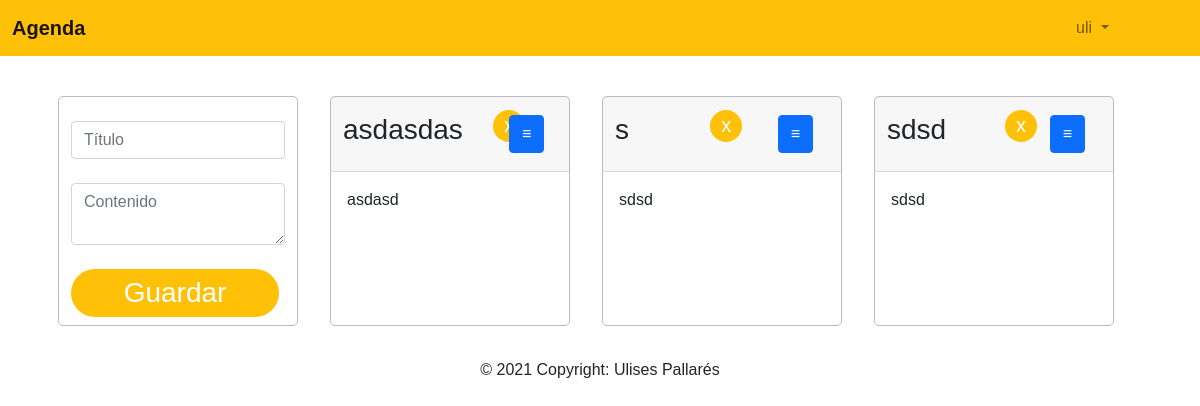
Page /lista_notas (signed in) on the earlier database version.
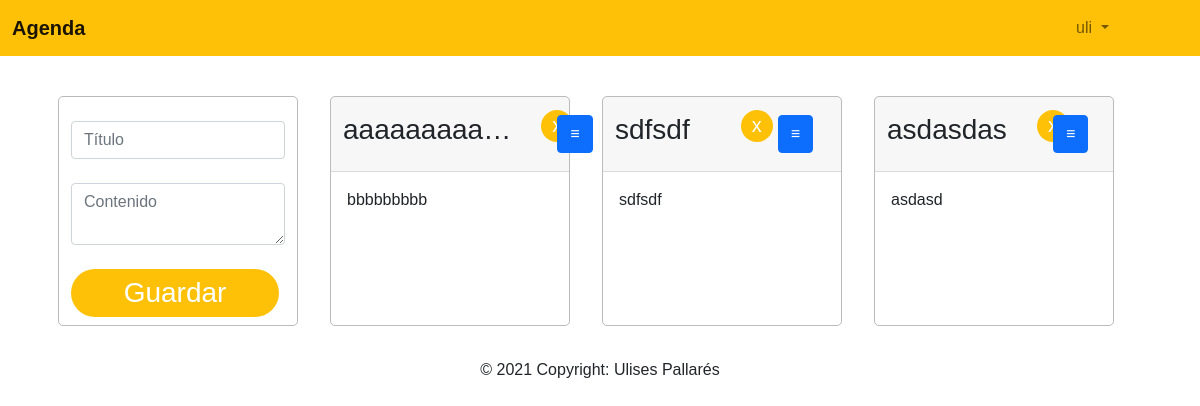
Same page on the later database version.
### Notitas/models.py (models this page shows, shortened)
class notitas(models.Model):
    titulo = models.CharField(max_length=100)
    contenido = models.TextField()
    propietario = models.ForeignKey(User, on_delete=models.CASCADE)
    fecha_creacion = models.DateTimeField(auto_now_add=True)

### Notitas/views.py (the view)
# urls.py: path('lista_notas',NotasListView.as_view(),name='lista_notas'),
@method_decorator(login_required, name='dispatch')
class NotasListView(ListView):
    model = notitas
    template_name = 'crud_notitas.html'
    context_object_name = 'notatias'
    def get_queryset(self):
        return notitas.objects.filter(propietario_id = self.request.user.id).order_by('fecha_creacion').reverse()

### Notitas/templates/crud_notitas.html (shortened to what this page needs)
{% extends "base.html" %}
{% block content %}
<br>
<section class="main-section">
  <div class="cards">
        <nav class="navbar navbar-expand-lg navbar-light" >
            <div class="container-fluid " >
              <div class="class content" >
                  <div id="obj1" >
                    <form class="form-gropup" action="{% url 'crear_nota' %}" method="POST" style="margin-top:1rem">
                      <div class="form-group">
                        <input type="text" class="form-control" id="texttitulo" placeholder="Título" name="texttitulo" style="margin-top=1rem" >
                      </div>
                      <br>
                      <div class="form-group">
                        <textarea class="form-control" id="textcontenido" placeholder="Contenido" name="textcontenido"></textarea>
                      </div>
                      <br>
                      <button  class="btn"  type="submit" onclick="ocultar()" style=" border-radius:1.5rem;background-color: #ffc107; color: #fff; height: 3rem; width: 13rem;" >
                        <h3 >Guardar</h3>
                      </button>
                    </form>
                  </div>
              </div>
            </div>
        </nav>
</div>
  {% for nota in notatias %}
  <div class="cards">
    <div class="card-header">
        <nav class="navbar navbar-expand-lg navbar-light">
            <div class="container-fluid ">
              <h3  style="margin-left:-1rem">{{ nota.titulo | truncatechars:"10"}} </h3>
                <a class="navbar-brand" href="eliminar_nota/{{ nota.id }}" id="btnEliminacion_nota" style = "margin-left:30px; margin-right:-1rem; margin-top:-1rem">
                  <button type="button"  class="btn btnEliminacion_nota"  onclick="ocultar()" style=" border-radius:1.5rem; background-color: #ffc107; color: #fff; height: 2rem; width: 2rem; " >
                    <h5 style="margin-top:-4px; margin-left: -2px; ">x</h5>
                  </button>
                </a>
                  <button  type="button" class="btn btn-primary " onclick="myFunction({{nota.id}},'{{nota.titulo}}','{{ nota.contenido}}','{{ csrf_token }}')"  data-toggle="modal" data-target="#exampleModalLong"  >
                    <strong>
                    ≡
                    </strong>
                  </button>
              </div>
        </nav>
    </div>
    <div class="card-body " >
      <p class="card-text"   >{{nota.contenido| truncatewords:"20"}}</p>
    </div>
</div>
{% endfor %}
</section>
{% endblock %}

Differences in the rows shown:
removed notitas: titulo "s", contenido "sdsd"
removed notitas: titulo "sdsd", contenido "sdsd"
added notitas: titulo "aaaaaaaaa…", contenido "bbbbbbbbb"
added notitas: titulo "sdfsdf", contenido "sdfsdf"
